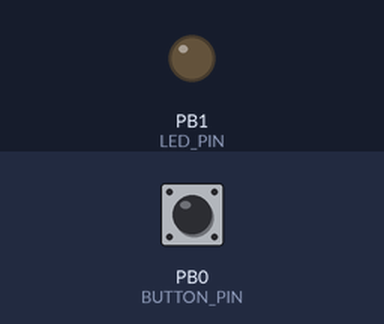
A sketch run on a simulated ATtiny85, built with avr-gcc and run on an emulated ATtiny85. Shown: output pins drawn as LEDs (lit = HIGH). The test bench sets the inputs (shaded band); at power-on: PB0 (BUTTON_PIN) HIGH.

Above: at 5.0 s.
Timing chart, 0 to 12.8 s (numbered marks = the images above):
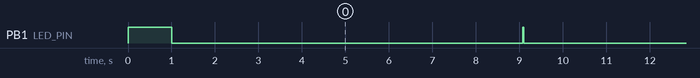

The sketch:

Passkey.ino
```cpp
// (licence header left out)
// Required to make Passkey a HID device. You need to install it.
// You can define your keyboard layout in:
// ~/.arduino15/packages/digistump/hardware/avr/1.7.5/libraries/DigisparkKeyboard/keylayouts.h
// By default US keyboard layout is used.
#include <DigiKeyboard.h>

// Passkey includes the Blinker library from:
// https://github.com/MajenkoLibraries/Blinker
// Since the code is included in Passkey you do not have
// to do anything to compile Passkey.
// Blinker is licensed under the BSD-3-Clause license.
// See Blinker.LICENSE for the full license of Blinker.
#include "Blinker.h"

// You need to edit this file to add your passwords.
#include "Passwords.h"

// The button pin
#define BUTTON_PIN 0

// The LED pin
#define LED_PIN 1

// The pause after last button press before executing a command
#define PAUSE 2000

// Local variables
unsigned long last;
unsigned int count;

// Create Blinker object
Blinker Blinker(LED_PIN);

void setup() {
    // Set button pin to high.
    pinMode(BUTTON_PIN, INPUT);
    // Set BUTTON_PIN pin to high because the button is connected
    // to GND when pressed and will go LOW
    digitalWrite(BUTTON_PIN, HIGH);

    // Set blink effect (ON, OFF) in milliseconds
    Blinker.setDelay(25, 9075);
    // Start LED blink effect
    Blinker.start();

    // Initialize HID
    DigiKeyboard.delay(0);
    DigiKeyboard.sendKeyStroke(0);

    // Light up the LED for a second to show that passkey is ready
    pinMode(LED_PIN, OUTPUT);
    digitalWrite(LED_PIN, HIGH);
    delay(1000);
    digitalWrite(LED_PIN, LOW);
}

void loop() {
    // Invoke the Blinker
    Blinker.blink();

    // Read button state
    if (digitalRead(BUTTON_PIN) == LOW) {
        // Button is pressed
        count++;
        digitalWrite(LED_PIN, HIGH);
        // Wait until button is released
        while (digitalRead(BUTTON_PIN) == LOW) {
            delay(1);
        }
        // Set the last press timestamp
        last = millis();
        digitalWrite(LED_PIN, LOW);
    }

    // Wait PAUSE time before executing a command
    if (count > 0 && (millis() - last) >= PAUSE) {
        // The switch case is the number of button presses
        switch (count) {
            case 1:
                DigiKeyboard.println(passwords[0]);
                break;
            case 2:
                DigiKeyboard.println(passwords[1]);
                break;
            case 3:
                DigiKeyboard.println(passwords[2]);
                break;
            case 5:
                // You can use print instead of println if you don't want
                // to hit enter automatically after inserting the password
                DigiKeyboard.print(passwords[3]);
                break;
            default:
                break;
        }
        // Reset the counter
        count = 0;
    }
}
```

Blinker.cpp
```cpp
#include "Blinker.h"

Blinker::Blinker(int pin) {
    _blinkPin = pin;
    _highDelay = 500;
    _lowDelay = 500;
    _lastBlink = 0;
    _blinkState = false;
    _running = false;
}

void Blinker::setDelay(uint32_t d) {
    _highDelay = d;
    _lowDelay = d;
}

void Blinker::setDelay(uint32_t h, uint32_t l) {
    _highDelay = h;
    _lowDelay = l;
}

void Blinker::blink() {
    uint32_t diff = millis() - _lastBlink;
    uint32_t blinkDelay = _blinkState ? _highDelay : _lowDelay;
    if (diff >= blinkDelay) {
        _lastBlink = millis() - (diff - blinkDelay); // Account for any delay in calling blink
        _blinkState = !_blinkState;
        if (_running) {
            digitalWrite(_blinkPin, _blinkState ? HIGH : LOW);
        }
    }
}

void Blinker::start() {
    pinMode(_blinkPin, OUTPUT);
    _running = true;
    _lastBlink = millis();
}

void Blinker::stop(bool idleState) {
    _running = false;
    _blinkState = idleState;
    digitalWrite(_blinkPin, _blinkState);
}
```

Blinker.h
```cpp
#ifndef _BLINKER_H
#define _BLINKER_H

#if (ARDUINO >= 100)
# include <Arduino.h>
#else
# include <WProgram.h>
#endif

class Blinker {
	private:
        int _blinkPin;
        uint32_t _highDelay;
        uint32_t _lowDelay;
        uint32_t _lastBlink;
        boolean _blinkState;
        boolean _running;

	public:
		Blinker(int pin);
		void setDelay(uint32_t d);
		void setDelay(uint32_t h, uint32_t l);
        void blink();
        void start();
        void stop(bool idleState = LOW);
};

#endif
```

Passwords.h
```cpp
// The list of available passwords
// The number and overall lenght of passwords depends
// because the memory of the digispark is very limited...
// I recommend to use a prefix you easily can remember
// for the password/passwords to make the passwords
// on the passkey unusable for others in case you've lost
// your passkey. E.g.: WhatAWonderfulWorld -> then press the button.
const char *passwords[] = {
    // passwords[0]
    "n0Emb871NAQPSIqBoldh8R7UDaNhncF7Pt60Amdo6GWdTdAPwVBi2A3KU8x8DTCRo6GWdTdXNn2wLh3SUbxVWQvFDVPtatDg",
    // passwords[1]
    "oaxt6e3lSgflOuJ3C6Q6sUb5gvmvI5IEPFku5fqcbxJljBOUblHIT121wCu",
    // passwords[2]
    "jUgKGBtiJ0iNN1Ok9vejrXNn2wLh3SUbxVWQvFDVPtat0OxJlKU8x8DTCRo6GWdTdAPwVBi2A3KUrTKQwjUgK",
    // passwords[3]
    "G57dFnXsPUnRq1eC1CjrGxpCjuiJFlDti54W6wBS9Ro6GWdTdAPwVBi2A3KU8x8KGBtiJ0iNN1Ok9vejrXNn2wLhH"
};
```

Measured:
- by itself, PB1 (LED_PIN): alternates HIGH for 0.02 s and LOW for 9.1 s
